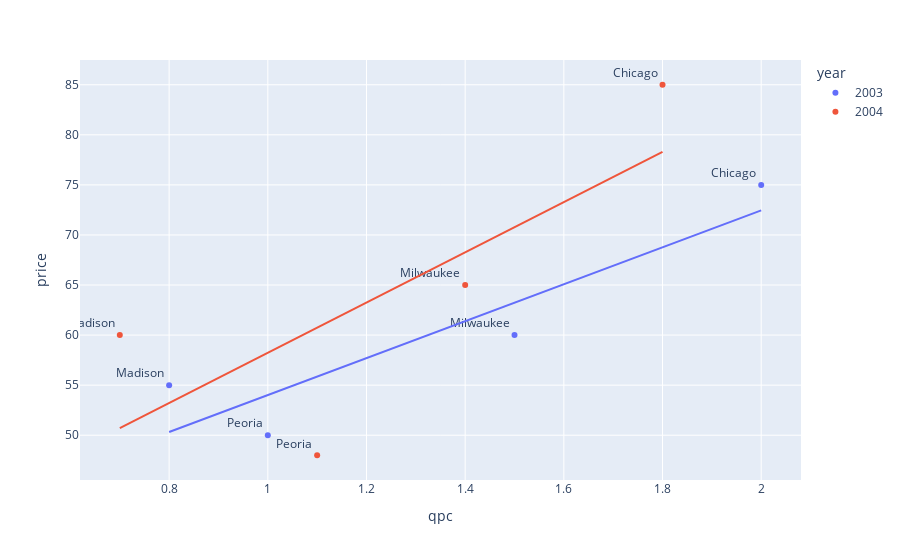

Source (notebook cell):
### Code cell
dat = df.copy()
dat["year"] = dat["year"].astype(str)
fig = px.scatter(dat, x="qpc", y="price", color = 'year', text = "location", trendline = 'ols')
fig.update_traces(textposition='top left')

fig.show()

### Figure 1 — Plotly figure (JSON) as saved in the notebook; plotly's stock layout.template omitted (floating-point values rounded to 4 significant figures)
{"data": [{"hovertemplate": "year=2003<br>qpc=%{x}<br>price=%{y}<br>location=%{text}<extra></extra>", "legendgroup": "2003", "marker": {"color": "#636efa", "symbol": "circle"}, "mode": "markers+text", "name": "2003", "orientation": "v", "showlegend": true, "text": ["Chicago", "Peoria", "Milwaukee", "Madison"], "textposition": "top left", "type": "scatter", "x": [2, 1, 1.5, 0.8], "xaxis": "x", "y": [75, 50, 60, 55], "yaxis": "y"}, {"hovertemplate": "<b>OLS trendline</b><br>price = 18.4438 * qpc + 35.562<br>R<sup>2</sup>=0.843145<br><br>year=2003<br>qpc=%{x}<br>price=%{y} <b>(trend)</b><extra></extra>", "legendgroup": "2003", "marker": {"color": "#636efa", "symbol": "circle"}, "mode": "lines", "name": "2003", "showlegend": false, "textposition": "top left", "type": "scatter", "x": [0.8, 1, 1.5, 2], "xaxis": "x", "y": [50.32, 54.01, 63.23, 72.45], "yaxis": "y"}, {"hovertemplate": "year=2004<br>qpc=%{x}<br>price=%{y}<br>location=%{text}<extra></extra>", "legendgroup": "2004", "marker": {"color": "#EF553B", "symbol": "circle"}, "mode": "markers+text", "name": "2004", "orientation": "v", "showlegend": true, "text": ["Chicago", "Peoria", "Milwaukee", "Madison"], "textposition": "top left", "type": "scatter", "x": [1.8, 1.1, 1.4, 0.7], "xaxis": "x", "y": [85, 48, 65, 60], "yaxis": "y"}, {"hovertemplate": "<b>OLS trendline</b><br>price = 25.0769 * qpc + 33.1538<br>R<sup>2</sup>=0.573287<br><br>year=2004<br>qpc=%{x}<br>price=%{y} <b>(trend)</b><extra></extra>", "legendgroup": "2004", "marker": {"color": "#EF553B", "symbol": "circle"}, "mode": "lines", "name": "2004", "showlegend": false, "textposition": "top left", "type": "scatter", "x": [0.7, 1.1, 1.4, 1.8], "xaxis": "x", "y": [50.71, 60.74, 68.26, 78.29], "yaxis": "y"}], "layout": {"autosize": true, "legend": {"title": {"text": "year"}, "tracegroupgap": 0}, "margin": {"t": 60}, "xaxis": {"anchor": "y", "autorange": true, "domain": [0, 1], "range": [0.6202, 2.08], "title": {"text": "qpc"}, "type": "linear"}, "yaxis": {"anchor": "x", "autorange": true, "domain": [0, 1], "range": [45.14, 87.86], "title": {"text": "price"}, "type": "linear"}}}
